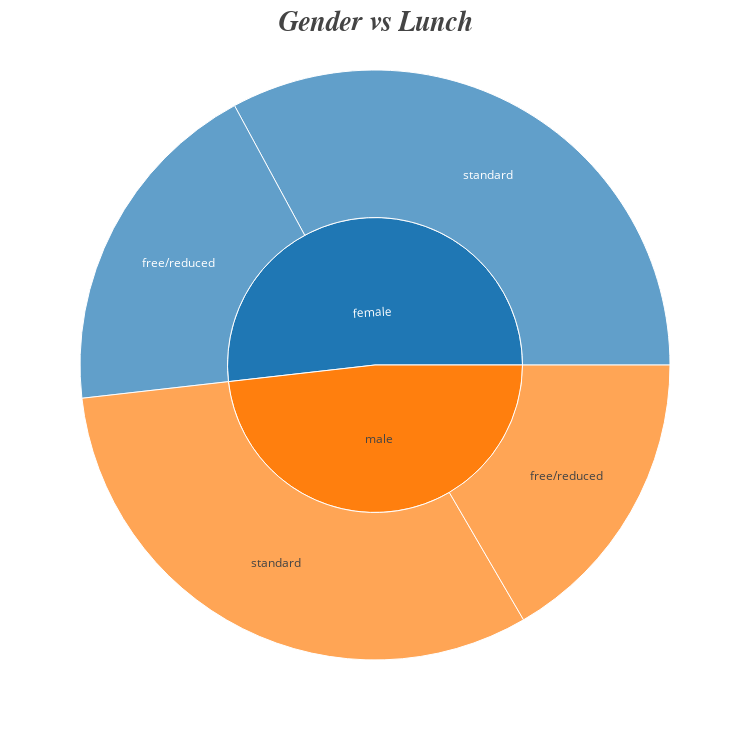

Write notebook code for a chart like this one.
### Code cell
fig = px.sunburst(df, path = ['gender',  'lunch'])
fig.update_layout(
    title_text = "<b><i>Gender vs Lunch<i><b>",
    titlefont={'size': 28, 'family':'Candara'},
    width=750,
    height=750
)
fig.show()

### Figure 1 — Plotly figure (JSON) as saved in the notebook; plotly's stock layout.template omitted (floating-point values rounded to 4 significant figures)
{"data": [{"branchvalues": "total", "domain": {"x": [0, 1], "y": [0, 1]}, "hovertemplate": "labels=%{label}<br>count=%{value}<br>parent=%{parent}<br>id=%{id}<extra></extra>", "ids": ["female/free/reduced", "male/free/reduced", "female/standard", "male/standard", "female", "male"], "labels": ["free/reduced", "free/reduced", "standard", "standard", "female", "male"], "name": "", "parents": ["female", "male", "female", "male", "", ""], "type": "sunburst", "values": [189, 166, 329, 316, 518, 482]}], "layout": {"height": 750, "legend": {"tracegroupgap": 0}, "margin": {"t": 60}, "title": {"font": {"family": "Candara", "size": 28}, "text": "<b><i>Gender vs Lunch<i><b>"}, "width": 750}}
